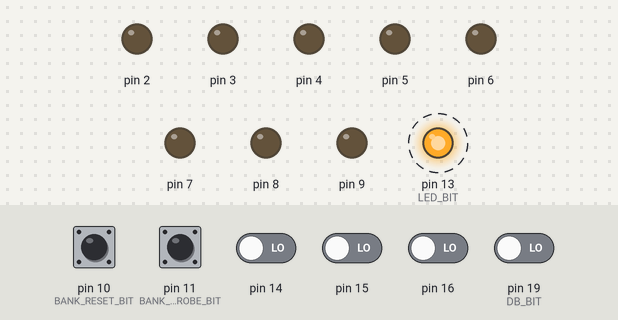
Simulated run of this sketch. Board: Arduino Nano, built with avr-gcc and run on an emulated ATmega328P. Parts: output pins drawn as LEDs (lit = HIGH). Dashed ring = blinking. Inputs (shaded band) come from the test bench; at power-on: pin 10 (BANK_RESET_BIT), pin 11 (BANK_STROBE_BIT), pin 14–16, pin 19 (DB_BIT) LOW. Pins used as bus, display or sensor lines are not drawn.

Above: at 1.21 s.
1.6 s: pin 11 (BANK_STROBE_BIT) driven HIGH
At 2.01 s:
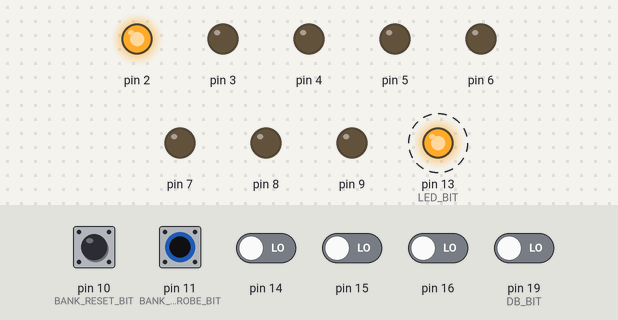
4.6 s: pin 10 (BANK_RESET_BIT) pulled HIGH for 0.15 s
At 5.01 s:
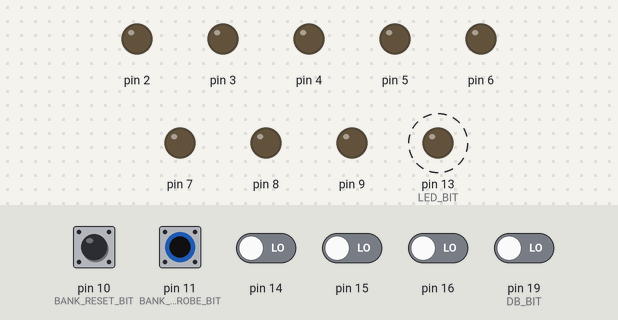
7.6 s: pin 11 (BANK_STROBE_BIT) pulsed LOW 2 times (0.12 s each, 0.3 s apart)
At 8.41 s:
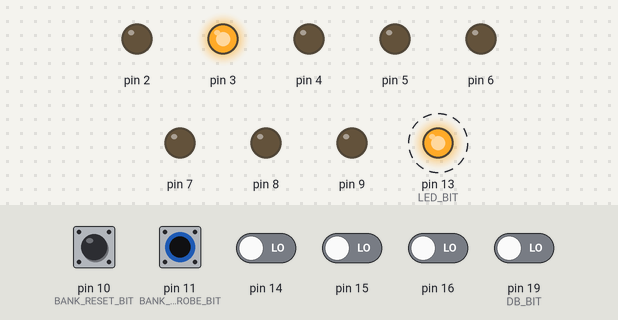
10.6 s: pin 10 (BANK_RESET_BIT) pulled HIGH for 1 s
At 10.81 s:
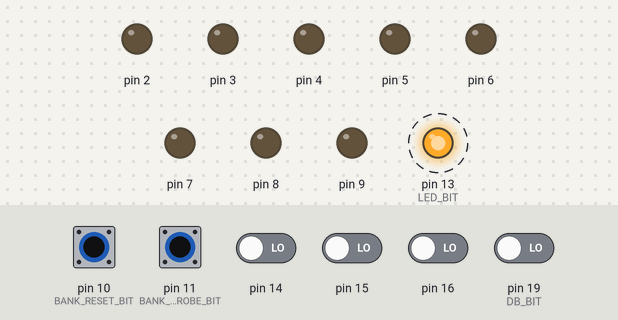
13.6 s: pin 11 (BANK_STROBE_BIT) pulsed LOW 5 times (0.12 s each, 0.3 s apart)
At 14.41 s:
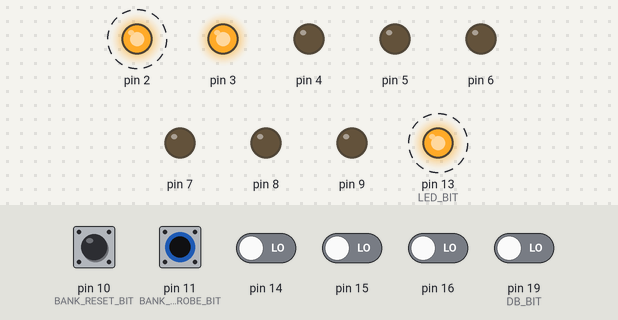
Timing chart, 0 to 17.6 s (numbered marks = the images above; inputs shaded):
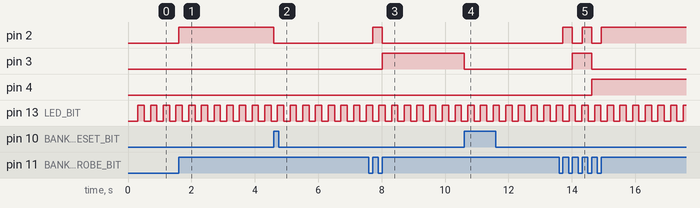

Measured:
- after the input at 1.6 s, pin 2: LOW → HIGH at once
- after the input at 4.6 s, pin 2: HIGH → LOW at once
- after the input at 7.6 s, pin 2: LOW → HIGH after 0.12 s, → LOW 0.30 s later; pin 3: LOW → HIGH after 0.42 s
- after the input at 10.6 s, pin 3: HIGH → LOW at once
- after the input at 13.6 s, pin 2: alternates HIGH for 0.30 s and LOW for 0.30 s, 5 changes in all, then stays HIGH, starting after 0.12 s; pin 3: LOW → HIGH after 0.42 s, → LOW 0.60 s later; pin 4: LOW → HIGH after 1.0 s
- by itself, pin 13 (LED_BIT): alternates HIGH for 0.20 s and LOW for 0.20 s

The sketch:

nano3_cicbank.ino
```cpp
// Nano-3: 電源投入時に自力でCIC認証（ラウンド0）を実行してクロックを止め、
// そのあとバンク生成役(A16-A23)に切り替わる。1枚で兼任するための統合版。
//
// ■ なぜPCと通信しないのか
// 吸い出しにはNano-1(アドレス)とNano-2(バス)が要り、USBはNano-2が使う。
// 3枚同時にUSBを挿すと基板を焼く（実際に2枚失った）ので、Nano-3は自律動作させる。
// したがって手順は焼き込む。
//
// ■ なぜラウンド0だけで止めるのか
// 本家CICのコードは、1ラウンド終わるごとに RUN HOST（ホストのリセット解除）を
// 実行する。16ラウンド完走を待つ必要はない。
//   d411-dis.txt  147: tml 04a   ; RUN HOST
// Key側も同じ構造なら、ラウンド0の直後にカート内チップのリセットが外れる。
//
// そして**クロックを握っているのはこちら**なので、その直後に止めればKeyは凍結する。
// 照合を続けることも、エラーを検出することも、リセットを掛け直すこともできない。
//   「3.072MHzを供給しなければCICは動作できず、P10をLOWに引くこともできない」
//
// 認証 -> クロック停止 -> Nano-2が読む、という段取り。
//
// ■ ラウンド1以降をやらない理由
// 向きが切り替わる瞬間の扱いがまだ実機と合っておらず、R1で必ず崩れる。
// R0は実機で15/15（地域ビット含む）一致することを確認済みなので、そこで止める。
//
// ■ 配線（CICソケット内で完結）
//   D12 = PB4  クロック   -> ソケット7番（カート56）
//   A3  = PC3  リセット   -> ソケット11番（カート25）
//   A4  = PC4  データA    -> ソケット2番（カート24）  1kΩ直列
//   A5  = PC5  データB    -> ソケット1番（カート55）  1kΩ直列
//   D13 = PB5  基板上のLED（結果表示）
//
// ■ LEDの意味
//   点灯しっぱなし = ラウンド0が期待どおり一致した（読み出してよい）
//   点滅           = 一致しなかった（差し直して電源を入れ直す）

#include <Arduino.h>

#define CLK_BIT _BV(PB4)
#define RST_BIT _BV(PC3)
#define DA_BIT  _BV(PC4)     // カート24
#define DB_BIT  _BV(PC5)     // カート55
#define LED_BIT _BV(PB5)

// ── バンク生成役（認証が終わったあとの仕事）─────────────────────────
// CIC役で使うピン(D12=PB4 / A3,A4,A5=PC3,4,5 / D13=PB5)と、バンク役で使うピン
// (D2-D9 / D10 / D11 / A2)は重複しない。だから1枚で兼任できる。
// nano3_bank.ino と同じ「STROBEで+1、RESETで0」方式。ポーリングでは取りこぼすので
// ピン変化割り込みで受ける。
//   A16-A21 -> D2-D7  = PORTD bit2-7
//   A22-A23 -> D8-D9  = PORTB bit0-1
//   RESET   -> D10    = PINB bit2 (PCINT2)
//   STROBE  -> D11    = PINB bit3 (PCINT3)
#define BANK_RESET_BIT  _BV(PB2)
#define BANK_STROBE_BIT _BV(PB3)

volatile uint8_t bankNo = 0;

// 認証後もCICクロック(カート56番)を出し続けるためのフラグ。
// sanniは握手をせずクロックだけ流している。それに合わせる。
volatile bool keepClockRunning = false;

static inline void writeBank(uint8_t v) {
  // PORTD bit0,1 は RX/TX。PORTB は bit2,3 が入力、bit4,5 がCIC/LED、bit6,7 が水晶
  // なので、いずれも壊さないようにマスクして書く。
  PORTD = (uint8_t)((PORTD & 0x03) | (uint8_t)((v & 0x3F) << 2));
  PORTB = (uint8_t)((PORTB & 0xFC) | (uint8_t)((v >> 6) & 0x03));
}

ISR(PCINT0_vect) {
  static uint8_t last = 0;
  const uint8_t now = PINB & (BANK_STROBE_BIT | BANK_RESET_BIT);
  const uint8_t rose = (uint8_t)(now & ~last);
  last = now;
  if (rose & BANK_RESET_BIT) {
    bankNo = 0;
    writeBank(0);
  } else if (rose & BANK_STROBE_BIT) {
    writeBank(++bankNo);
  }
}

// 実機で確定した値（クロックパルス単位）
const uint16_t ID_DELAY   = 2496;   // リセット解除から最初のIDビットまで
const uint16_t ID_BIT     = 60;     // ストリームID 1ビット = 15命令 x 4
const uint16_t POST_ID    = 520;    // ID送信終了から主ループ突入まで
const uint16_t BIT_PULSES = 372;    // 主ループ 1ビット = 93命令 x 4
const uint8_t  DRIVE_PULSES = 24;   // 自分の線を駆動し続ける長さ
const uint8_t  SAMPLE_AT  = 16;     // 相手の線を読む位置
const uint8_t  ROUND0_BITS = 15;

// ラウンド0。送信はlockシードのLSB、期待値はシミュレータ（本家ROM）の出力。
// 実機で15/15一致を確認済み（地域ビットを含む）。
const char TX0[] = "110101111101010";
const char RX0[] = "110101111010100";

// A4/A5 と CIC 0番/1番 の対応。実機でこちら（入れ替えた側）が正しいと確定。
#define PIN0 DB_BIT
#define PIN1 DA_BIT

static uint8_t outMask, inMask;

static inline void tick() {
  PORTB |= CLK_BIT;
  PORTB &= (uint8_t)~CLK_BIT;
}

static void ticks(uint16_t n) { while (n--) tick(); }

// dir=0 -> 1番線で送信、0番線で受信
static void setDirection(uint8_t dir) {
  outMask = dir ? PIN0 : PIN1;
  inMask  = dir ? PIN1 : PIN0;
  DDRC |= outMask;
  PORTC &= (uint8_t)~outMask;          // アイドルはLow
  DDRC &= (uint8_t)~inMask;
}

static uint8_t exchangeBit(uint8_t myBit) {
  uint8_t got = 0;
  if (myBit) PORTC |= outMask;
  for (uint16_t p = 0; p < BIT_PULSES; p++) {
    if (p == SAMPLE_AT) got = (PINC & inMask) ? 1 : 0;
    if (p == DRIVE_PULSES) PORTC &= (uint8_t)~outMask;
    tick();
  }
  PORTC &= (uint8_t)~outMask;
  return got;
}

// Keyの起動はリセットの立ち下がりで掛かる。アイドルLow・Highパルス・Lowへ戻す。
static void triggerKey() {
  PORTC &= (uint8_t)~RST_BIT;
  DDRC |= RST_BIT;
  ticks(64);
  PORTC |= RST_BIT;
  ticks(12);
  PORTC &= (uint8_t)~RST_BIT;
}

static bool authenticate() {
  DDRB |= CLK_BIT;
  PORTB &= (uint8_t)~CLK_BIT;

  triggerKey();

  // ストリームIDは 0xf。Key側は btfsc でレベルを読むので、
  // 短いパルスではなく**1ビット周期のあいだ保持**しなければ掴まれない。
  setDirection(1);
  ticks(ID_DELAY);
  PORTC |= outMask;
  ticks(4 * ID_BIT);
  PORTC &= (uint8_t)~outMask;

  ticks(POST_ID);

  setDirection(0);
  uint8_t ok = 0;
  for (uint8_t b = 0; b < ROUND0_BITS; b++) {
    const uint8_t got = exchangeBit(TX0[b] - '0');
    if (got == (uint8_t)(RX0[b] - '0')) ok++;
  }

  // ■ CICクロックを止めない（2026-08-26 変更）
  //
  // 以前はここで D12 を入力に戻し、Keyを凍結させていた。「ラウンド0の直後に
  // 止めればKeyは失敗を検出できない」という設計だった。だが実測では、
  // その状態で読めるのは **ROM先頭の128KB($C0-$C1)だけ**で、
  // 残り62バンクは0xFF一色（＝誰もバスを駆動していない）だった。
  //
  // sanniのcartreaderを読んだら、SA-1に**CIC認証の握手を一切していなかった**。
  // setup_Snes() でクロックを3本設定し、
  //     マスター(1番)     : 常時ON
  //     CIC(56番/3.072MHz): **常時ON**
  //     CPU/PHI2(57番)    : OFF
  // としたまま readHiRomBanks(192,...) を呼ぶだけ。
  // **握手をせずにクロックを流しっぱなしにしている。** 私たちは逆をやっていた。
  //
  // 止める理由だった「56番と57番が短絡している」も既に解消済み
  // (56=Nano-3 D12 / 57=無結線 / マスターは21.4MHzduinoから1番へ)。
  // よってクロックは流し続ける。DDRBは出力のまま、トグルを継続する。
  // ソフトウェアでloop()からトグルする方式は**失敗した**。
  // 周波数が不定(数十kHz程度)かつジッタが大きく、全バンクが0x03一色になって
  // 実データが消えた。CICクロックは3.072MHzの安定した矩形波でなければ
  // 妨害にしかならない。Nano-3にはハードウェアタイマー出力(OC1A=D9)が
  // 使えるが、D9はバンク線A23で埋まっている。**この配線では両立できない。**
  // よって従来どおり止めて開放する。
  PORTB &= (uint8_t)~CLK_BIT;
  DDRB &= (uint8_t)~CLK_BIT;
  // データ線は解放。Nano-2の読み出しの邪魔をしない。
  DDRC &= (uint8_t)~(DA_BIT | DB_BIT);
  PORTC &= (uint8_t)~(DA_BIT | DB_BIT);

  return ok == ROUND0_BITS;
}

static bool authOk;


void setup() {
  DDRB |= LED_BIT;
  PORTB &= (uint8_t)~LED_BIT;

  // バンク線(A16-A23)を出力にして0で駆動する。
  // CIC役に専念していた頃はここを入力のまま放置していたが、それは
  // **カート側でA16-A23が浮く**ということだった。認証中も0で固定しておく。
  DDRD |= 0xFC;
  DDRB |= 0x03;
  writeBank(0);

  DDRC &= (uint8_t)~(DA_BIT | DB_BIT | RST_BIT);

  delay(300);          // 電源とカートが落ち着くのを待つ
  authOk = authenticate();

  // 認証が済んだらバンク生成役に切り替わる。ここから先はNano-2のストローブで動く。
  // CICのクロック(D12)は authenticate() の最後で入力に戻してあるので、
  // Keyは凍結したまま。ラウンド1に進んで失敗する余地を与えない。
  if (authOk) PORTB |= LED_BIT;   // 割り込みを有効にする前に点けておく

  DDRB &= (uint8_t)~(BANK_RESET_BIT | BANK_STROBE_BIT);   // D10/D11 を入力に
  PCICR |= _BV(PCIE0);
  PCMSK0 = BANK_STROBE_BIT | BANK_RESET_BIT;              // A2やD12は含めない
  sei();
}

void loop() {
  // バンクの更新は割り込みが行う。ここは認証結果を示すだけ。
  //
  // **PORTBをリードモディファイライトしてはいけない。**
  // `PORTB |= LED_BIT` は「読む→変える→書く」の3段階で、その隙間にISRが入ると、
  // ISRが書いたバンク上位2ビット(PB0,PB1 = A22,A23)を古い値で上書きしてしまう。
  // バンク$C0以降はこの2ビットが両方1なので、潰れると$00-$3Fの全く別のバンクを
  // 読むことになる。実測では「前回と98%相違」「隣接バンクが同一内容」として現れた。
  // 認証成功時はsetupで一度点ければ済むので、ここでは何もしない。
  if (authOk) return;

  // 失敗時の点滅も同じ理由で割り込みを止めてから触る。
  const uint8_t sreg = SREG;
  cli();
  PORTB ^= LED_BIT;                // 点滅 = 不一致。カートを挿してから通電し直す
  SREG = sreg;
  delay(200);
}
```
